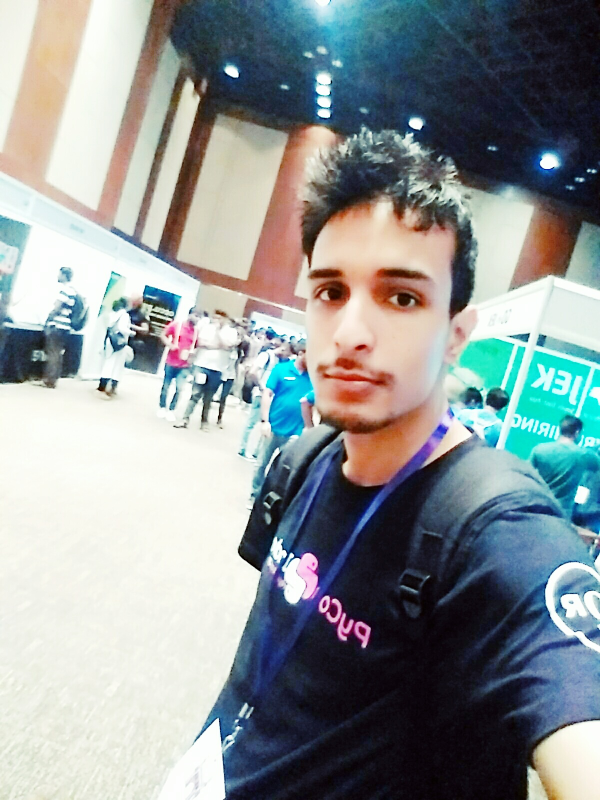
#> input picture face1.jpg, 1200 x 1600 px (shown at 1/2 size)
$ python image_puzzle.py --puzzle face1.jpg --search face3.jpg
#> lines starting #> are read from the running program, lines starting #| are printed output that depends on the picture
# import the necessary packages
import numpy as np
import argparse
import imutils
import cv2

# construct the argument parser and parse the arguments
ap = argparse.ArgumentParser()
ap.add_argument("-p", "--puzzle", required = True,
help = "Path to the puzzle image")
ap.add_argument("-s", "--search", required = True,
help = "Path to the search image")
args = vars(ap.parse_args())

# load the puzzle and search images
puzzle = cv2.imread(args["puzzle"])
#> puzzle is the input picture: shape (1600, 1200, 3); mean B, G, R 150.8, 149.4, 141.8
search = cv2.imread(args["search"])
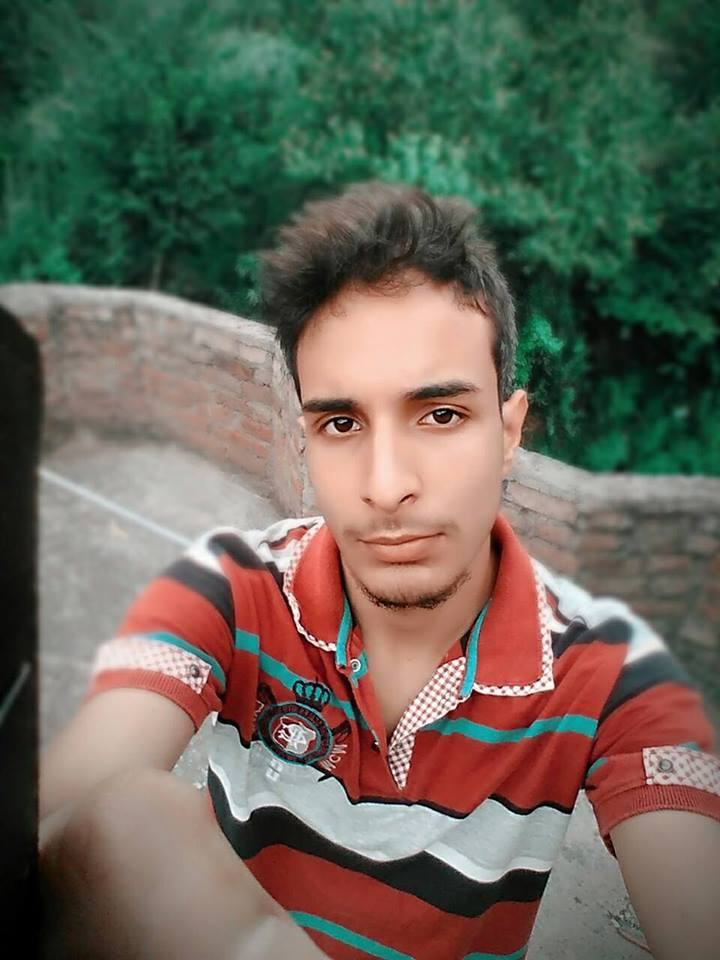
#> input picture face3.jpg, 720 x 960 px
#> search is the input picture: shape (960, 720, 3); mean B, G, R 89.3, 101.9, 105
(searchHeight, searchWidth) = search.shape[:2]
#> searchHeight = 960; searchWidth = 720

# find the waldo in the puzzle
result = cv2.matchTemplate(puzzle, search, cv2.TM_CCOEFF)
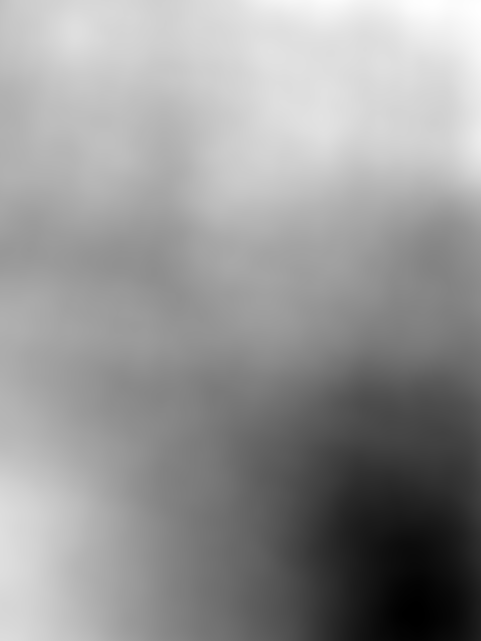
#> result: shape (641, 481) float32; min -3.71e+09, max 2.6e+09, mean 18190576; drawn with min black and max white
(_, _, minLoc, maxLoc) = cv2.minMaxLoc(result)
#> minLoc = (411, 614); maxLoc = (432, 0)

# grab the bounding box of search and extract him from
# the puzzle image
topLeft = maxLoc
#> topLeft = (432, 0)
botRight = (topLeft[0] + searchWidth, topLeft[1] + searchHeight)
#> botRight = (1152, 960)
roi = puzzle[topLeft[1]:botRight[1], topLeft[0]:botRight[0]]
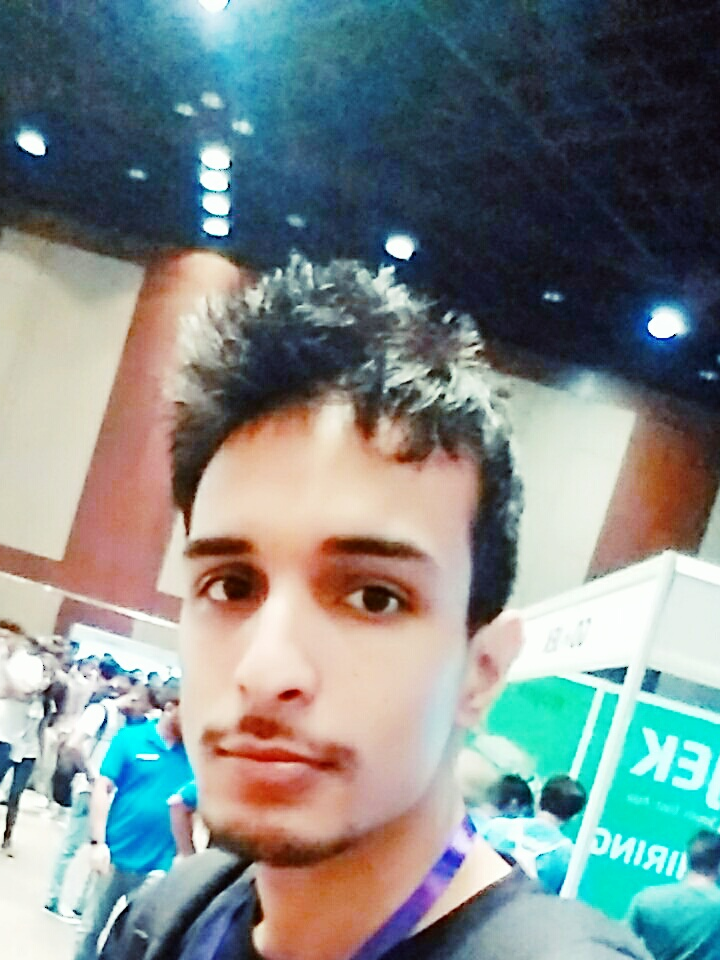
#> roi: shape (960, 720, 3); mean B, G, R 136.6, 136.9, 125.7

# construct a darkened transparent 'layer' to darken everything
# in the puzzle except for search
mask = np.zeros(puzzle.shape, dtype = "uint8")
puzzle = cv2.addWeighted(puzzle, 0.25, mask, 0.75, 0)
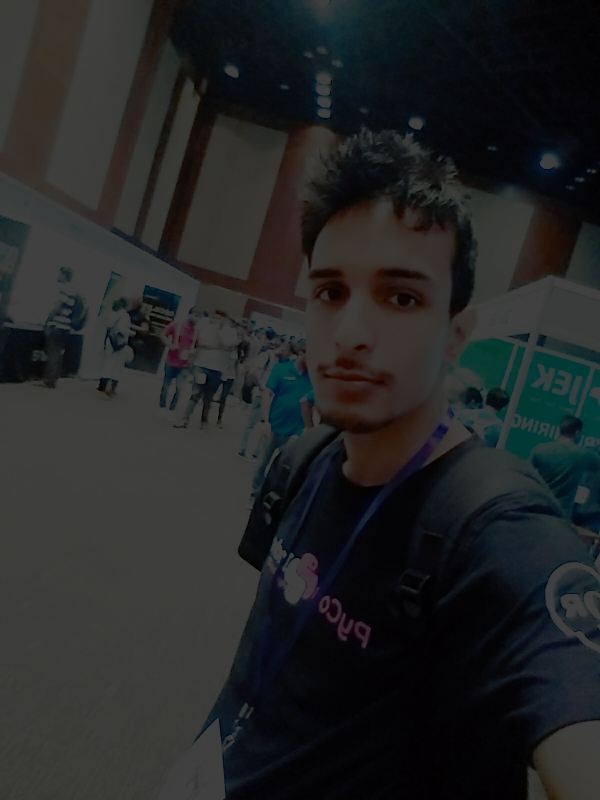
#> puzzle: shape (1600, 1200, 3) (shown at 1/2 size); mean B, G, R 37.7, 37.4, 35.5

# put the original search back in the image so that he is
# 'brighter' than the rest of the image
puzzle[topLeft[1]:botRight[1], topLeft[0]:botRight[0]] = roi
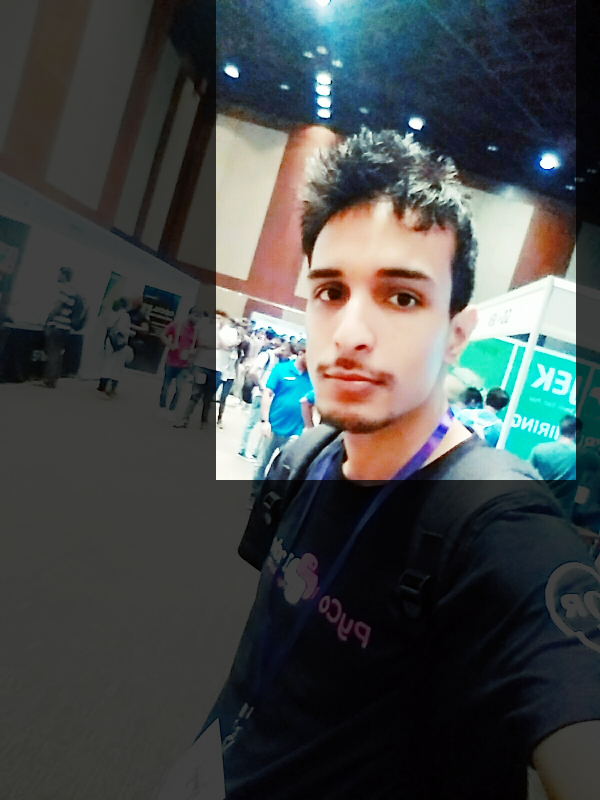
#> puzzle: shape (1600, 1200, 3) (shown at 1/2 size); mean B, G, R 74.6, 74.3, 69.4

# display the images
cv2.imshow("Puzzle", imutils.resize(puzzle, height = 650))
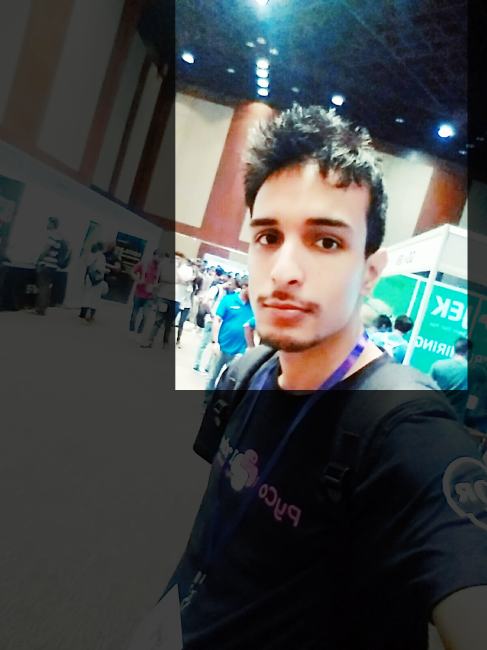
#> window 'Puzzle': shape (650, 487, 3); mean B, G, R 74.6, 74.3, 69.4
cv2.imshow("Search", search)
cv2.waitKey(0)
